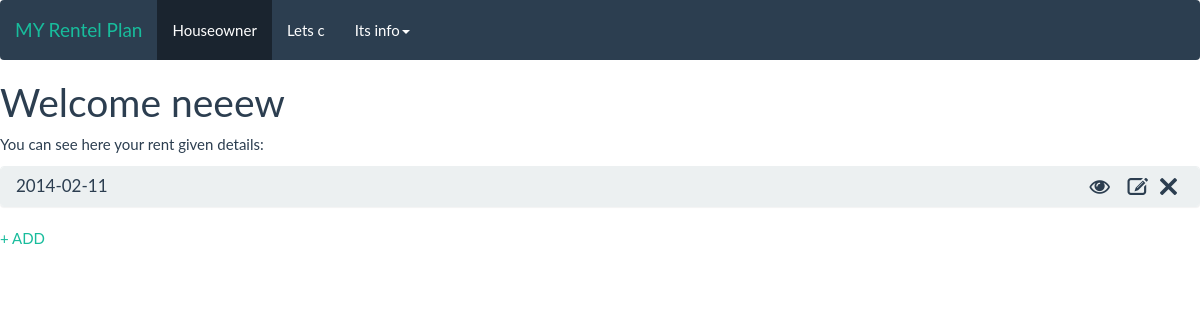
The page /renterinfo/1 on the database as committed earlier.
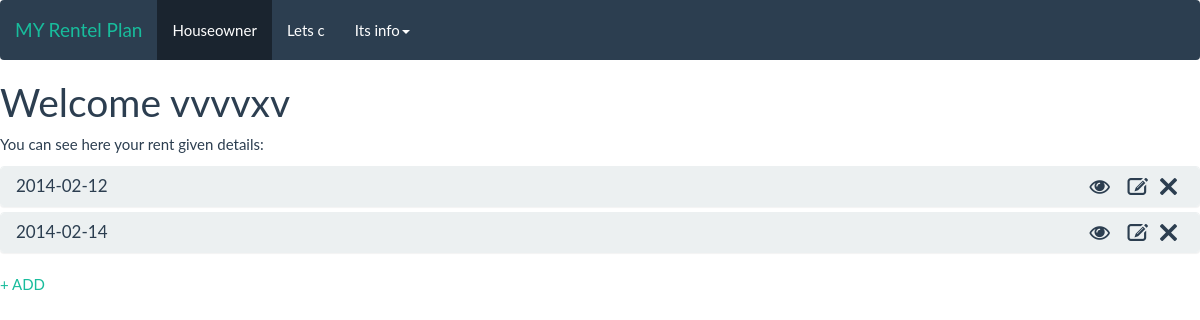
The same page on the database as committed later.
### Renter/models.py (models this page shows, shortened)
class RenterInfo(models.Model):
    HOID = models.ForeignKey(HouseOwner)
    full_name = models.CharField(max_length=200)
    previous_address = models.CharField(max_length=200)
    rent_amount  = models.IntegerField(default=0)
    start_rent_date = models.DateField('Agreement started')
    end_rent_date = models.DateField('Agreement Ended')
    deposit_by_renter = models.IntegerField(default=0)
    Months_year = ( ('Jan', 'January'),
                ('Feb', 'February'),
                ('Mar', 'March'),
                ('Apr', 'April'),
                ('May', 'May'),
                ('Jun', 'June'),
                ('Jul', 'July'),
                ('Aug', 'August'),
                ('Sep', 'September'),
                ('Oct', 'October'),
                ('Nov', 'November'),
                ('Dec', 'December'))

### Rentdetails/models.py (models this page shows)
class RentDetails(models.Model):
    HOID = models.ForeignKey(HouseOwner)
    RID = models.ForeignKey(RenterInfo)
    rent_amount  = models.IntegerField(default=0)
    rent_given_date = models.DateField('Date on Rent Given')
    pay_inadvance = models.BooleanField()
    Months_year = ( ('Jan', 'January'),
                ('Feb', 'February'),
                ('Mar', 'March'),
                ('Apr', 'April'),
                ('May', 'May'),
                ('Jun', 'June'),
                ('Jul', 'July'),
                ('Aug', 'August'),
                ('Sep', 'September'),
                ('Oct', 'October'),
                ('Nov', 'November'),
                ('Dec', 'December'))
    Paid_for_mounths = MultiSelectField(choices=Months_year)
    def __unicode__(self):  # Python 3: def __str__(self):
        return str(self.rent_given_date)

### Renter/views.py (the view)
# urls.py: url(r'^(?P<renter_id>\d+)$', views.showdetails, name='showdetails'),
def showdetails(request, renter_id):
    renterinfo = get_object_or_404(RenterInfo, pk=renter_id)
    return render(request, 'renterinfo/Renterdetails.html', {'renterinfo': renterinfo})

### Renter/templates/renterinfo/Renterdetails.html (shortened to what this page needs)
{% extends "header_templet.html" %}
{% block content %}
<h1>Welcome {{ renterinfo.full_name }}</h1>
<p> You can see here your rent given details:</p>
<div class="panel-group" id="accordion">
  {% for renterdetails in renterinfo.rentdetails_set.all %}
  <div class="panel panel-default">
    <div class="panel-heading">
      <h4 class="panel-title">
          {{ renterdetails }}<a data-toggle="collapse"  data-parent="#accordion" class="icon-large icon-eye-open" href="#col{{renterdetails.id}}" id="showcollapse">
          </a><a href="{% url 'Rentdetails:delete_rent_detail' renterdetails.id %}" class="icon-large icon-remove" id="deletepopup"></a></a><a href="{% url 'Rentdetails:editrentdetails' renterdetails.id %}" class="icon-large icon-edit" id="editpopup"></a>
      </h4>
    </div>
  </div>
  {% endfor %}
</div>
<a href="{% url 'Rentdetails:addrentdetails' renterinfo.id %}">+ ADD</a>
{% endblock %}

Rows that differ between the two databases and show on the page:
changed RenterInfo: full_name "neeew" → "vvvvxv"
changed RentDetails (number 1 of 2 on the later page): rent_given_date "2014-02-11" → "2014-02-12"
added RentDetails: rent_given_date "2014-02-14"
